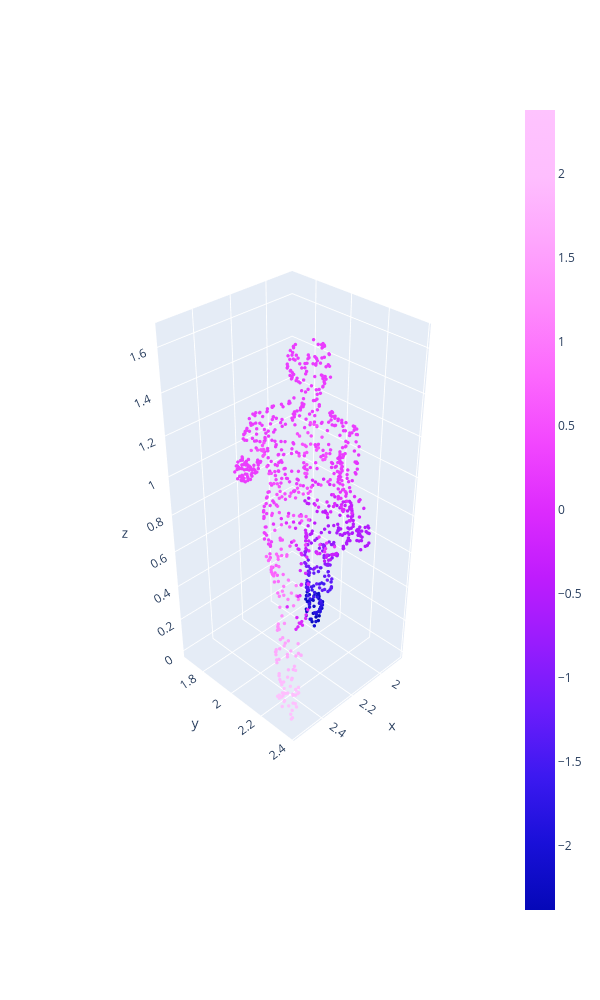

The notebook cell this image was saved under:
### Code cell
C = utils.graph_distance_within_cloud_minimally_connected(points1)
c = ["blue" if x else "red" for x in C[rai, :] > C[lai, :]]
c = C[rai, :] - C[lai, :]
utils.plot_arr(points1, color = c, colorbar = True)
# Blue = left, red = right

### Figure 1 — Plotly figure (JSON) as saved in the notebook; plotly's stock layout.template omitted (floating-point values rounded to 4 significant figures; data arrays with more than 128 entries replaced by an {"elided": "..."} marker saying what was removed)
{"data": [{"marker": {"color": {"elided": "1000 float values"}, "colorscale": [[0, "#0508b8"], [0.08333, "#1910d8"], [0.1667, "#3c19f0"], [0.25, "#6b1cfb"], [0.3333, "#981cfd"], [0.4167, "#bf1cfd"], [0.5, "#dd2bfd"], [0.5833, "#f246fe"], [0.6667, "#fc67fd"], [0.75, "#fe88fc"], [0.8333, "#fea5fd"], [0.9167, "#febefe"], [1, "#fec3fe"]], "showscale": true, "size": 2}, "mode": "markers", "type": "scatter3d", "x": {"elided": "1000 float values"}, "y": {"elided": "1000 float values"}, "z": {"elided": "1000 float values"}}], "layout": {"height": 1000, "scene": {"aspectmode": "data", "camera": {"eye": {"x": 2.5, "y": 2.5, "z": 2.5}}}, "width": 600}}
